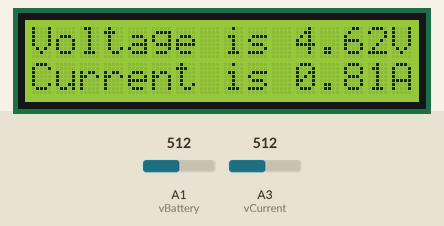
A program run on a simulated Arduino Nano, built with avr-gcc and run on an emulated ATmega328P. On the bench: 16×2 character LCD. The test bench sets the inputs (shaded band); at power-on: A1 (vBattery) = 512, A3 (vCurrent) = 512.

Above: at 1.2 s.
1.3 s: A1 (vBattery) set to 716
At 2.9 s:
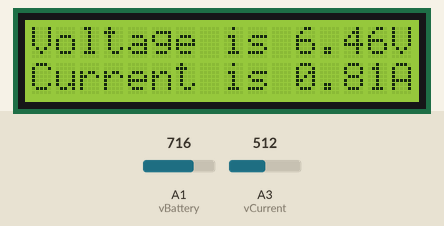
3.6 s: A3 (vCurrent) set to 716
At 4.6 s:
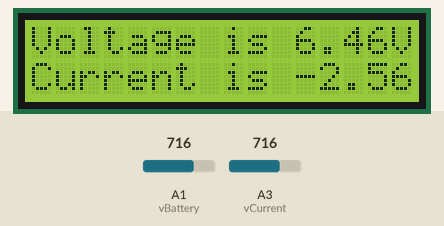
5.7 s: A1 (vBattery) set to 900
At 7.5 s:
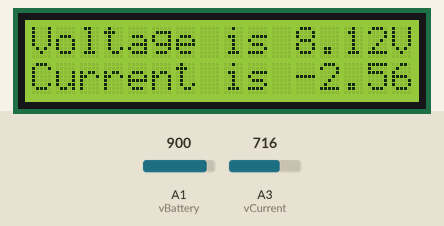
7.8 s: A3 (vCurrent) set to 900
At 9.3 s:
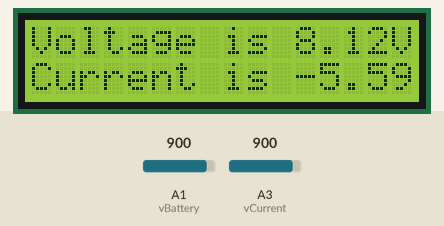
9.8 s: A1 (vBattery) set to 1023
At 11.1 s:
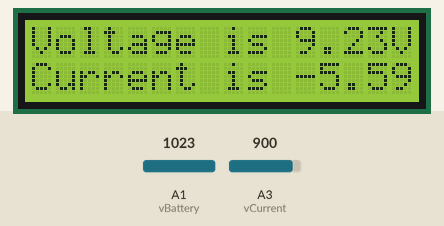
11.9 s: A3 (vCurrent) set to 1023
At 12.8 s:
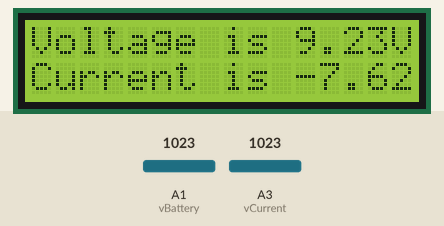
Timing chart, 0 to 14.9 s (numbered marks = the images above; inputs shaded):
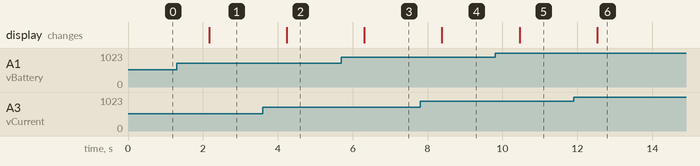

Measured:
- after the input at 1.3 s, the display: changes after 0.87 s (image 1)
- after the input at 3.6 s, the display: changes after 0.64 s (image 2)
- after the input at 5.7 s, the display: changes after 0.61 s (image 3)
- after the input at 7.8 s, the display: changes after 0.58 s (image 4)
- after the input at 9.8 s, the display: changes after 0.66 s (image 5)
- after the input at 11.9 s, the display: changes after 0.63 s (image 6)

The program:

main.cpp
```cpp
  /*
      ------- WIRING -------

      LCD  ---> (SCL,A5)  (SDA, A4) (VCC and Ground to their pins)

      Rotary Encoder  ----> (with button pins on bottom) (Top Left, D3 w/ 330ohm pullup to 5v), (Middle to Ground), (Top Right, D2 w/ 330ohm pullup to 5V )
                ----> (Button wired on one end to 5V, on the other end to D4 w/ 2k pulldown to ground)

      DS3231 ---> SCL to A5, SDA to A4, 5V and ground wired appropriately

      ULN2003 ---> IN1->D5, IN2->D6, ... ,IN4->D8

      Red Button ---> One side to 5V, the other to d10 w/ pulldown to ground
         --- (LCD Power)

      Blue Button ---> One side to 5V, the other side to d9 w/ pulldown to ground
         --- (Mode Select)
  */

#include <Arduino.h>
#include <Wire.h>
#include <string.h>
#include <LiquidCrystal_I2C.h>


LiquidCrystal_I2C lcd(0x27, 2, 1, 0, 4, 5, 6, 7, 3, POSITIVE);

int vBattery = A1;
int vPanel = A2;
int vCurrent = A3;

//int Vbat
//int T14

void setup() {

  // Serial.begin(9600);
  Wire.begin();

  lcd.begin(16,2);
  lcd.setCursor(0,0);
  lcd.clear();
}

void loop() {
  //lcd.clear();
  lcd.setCursor(0,0);
  Serial.print(1);

  // real current and voltage calculated for board
  //float voltage =  analogRead(vBat)*5.0/1023.0*2/2.21*4.5/2.45;
  //float current  = (2.5 - (1.96/2.15)*(analogRead(vBat) - analogRead(T14)) *5.0/1023.0)/(0.27);

  float voltage = analogRead(vBattery)*5.0/1023.0*2/2.21*5/2.45;
  //float current = analogRead(vCurrent) * 5.0/1023.0*1.96/2.15;
  float current = (2.5 - (1.96/2.15)*analogRead(vCurrent) *5.0/1023.0)/(0.27);
  String voltageOutput= "Voltage is " + String(voltage) + "V.";
  String currentOutput = "Current is " + String(current) + "A.";
  lcd.print(voltageOutput);
  lcd.setCursor(0,1);
  lcd.print(currentOutput);
  lcd.backlight();
  delay(1000);
}
```
